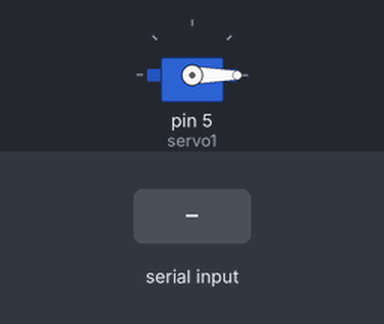
A sketch run on a simulated Arduino Uno, built with avr-gcc and run on an emulated ATmega328P. Parts: servo. The test bench sets the inputs (shaded band).

Above: at 1.2 s.
1.3 s: "right%" received over Serial
At 2.2 s:
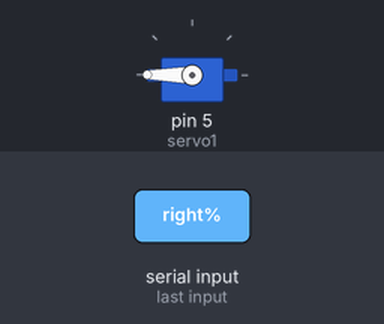
2.8 s: "left%" received over Serial
At 3.3 s:
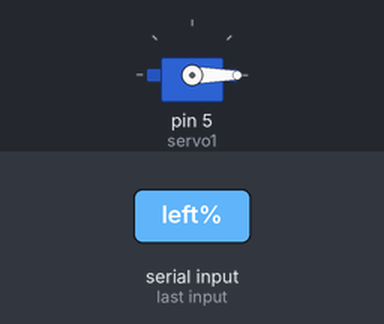
Timing chart, 0 to 5.8 s (numbered marks = the images above; inputs shaded):
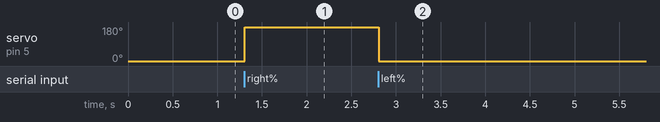

Measured:
- after the input at 1.3 s, servo on pin 5 (servo1): 0° → 180° at once
- after the input at 2.8 s, servo on pin 5 (servo1): 180° → 0° at once

The sketch:

voice2servo.ino
```cpp
#include <Servo.h>

Servo servo1;

String thetaString;

float theta;

void setup() {
  servo1.attach(5);
  Serial.begin(9600);

// set the servo to their initial position
servo1.write(0);

}

void loop() {


while (Serial.available()==0) {} // waiting to receive the angle
thetaString= Serial.readStringUntil('%');// raed the angle as string
thetaString.trim();//to eliminate spaces in the first & end
thetaString.replace(" ",""); // to eliminate any possible spaces

if(thetaString=="right"){
  servo1.write(180);
  }else if (thetaString=="left")
  {servo1.write(0);}


}
```
